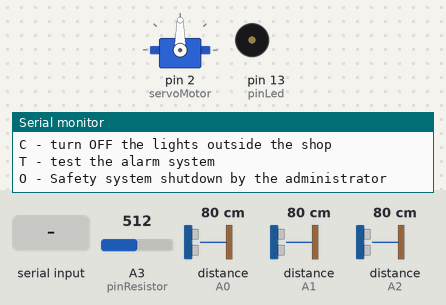
This sketch was run on a simulated Arduino Uno, built with avr-gcc and run on an emulated ATmega328P. Shown: servo, buzzer (waves = sounding), the last lines printed to the serial monitor. The test bench sets the inputs (shaded band); at power-on: A3 (pinResistor) = 512, distance to the obstacle (sensors on A0, A1, A2) 80 cm. The echo pulse lasts 58.3 µs per cm.

Above: at 1.3 s.
1.4 s: "T\n" received over Serial
At 3.6 s:
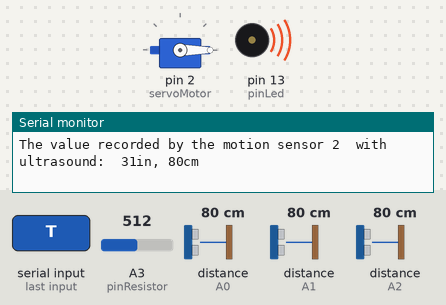
4.1 s: "O\n" received over Serial
At 6.1 s:
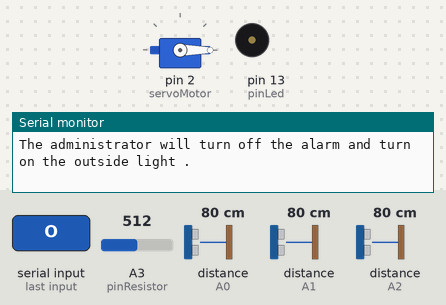
Timing chart, 0 to 7.6 s (numbered marks = the images above; inputs shaded):
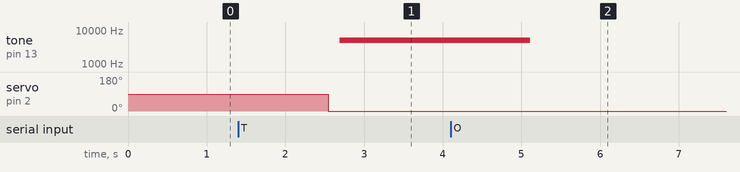

The sketch:

arduino_Project_code.ino
```cpp
#include <Servo.h>
Servo servoMotor;
int n=3;
int pingPin[] = {A0,A1,A2};
int pinLed=13;
int pinResistor=A3;
int pinLightOutsideStore=3;
double valueNight;
int Alarm=13;

struct UltraSonic{

 long duration;
 long inches;
 long cm;

};

struct UltraSonic machine[3];

void setup() {

 //setting the input/output pins
  Serial.begin(9600);
  pinMode(pinLed, OUTPUT);
  pinMode(pinResistor, INPUT);
  pinMode(Alarm, OUTPUT);
  servoMotor.attach(2);
  afiseazaOptiuni();
}

void loop() {
 if (Serial.available()) {


    String com = Serial.readString();
    char comanda = com.charAt(0)&0xDF;   //se forteaza litere mari NOT 20H

    switch (comanda) {
     case 'A':
        afiseazaOptiuni();
        break;
 case 'C' :       //turning OFF the lights outside the store
        {
         digitalWrite(pinLightOutsideStore, LOW);

         Serial.println("light turned off");
        }
        break;
       case 'B' :       //turning ON the lights outside the store
        {
         digitalWrite(pinLightOutsideStore, HIGH);

         Serial.println("light turned on");
        }
        break;
case 'T' :    //testing ALARM
        {

          Serial.print( "An administrator is needed to stop the alarm\n");
          Serial.print("The motors that activate the protection for doors and windows have been started\n");
  Serial.println();
  for(int i=0;i<n;i++){

  pinMode(pingPin[i], OUTPUT);
  digitalWrite(pingPin[i], LOW);
  delayMicroseconds(2);
  digitalWrite(pingPin[i], HIGH);
  delayMicroseconds(5);
  digitalWrite(pingPin[i], LOW);


  pinMode(pingPin[i], INPUT);
  machine[i].duration = pulseIn(pingPin[i], HIGH);

  machine[i].inches = microsecondsToInches(machine[i].duration);
  machine[i].cm = microsecondsToCentimeters(machine[i].duration);

     Serial.print("The value recorded by the motion sensor ");
       Serial.print(i);
        Serial.print("  with ultrasound");

  Serial.print(":  ");
  Serial.print(machine[i].inches);
  Serial.print("in, ");
  Serial.print(machine[i].cm);
  Serial.print("cm");
  Serial.println();


  valueNight=analogRead(pinResistor) * (5.0 / 1023.0);
     servoMotor.write(0);
  if(machine[i].cm<300 && machine[i].cm>200 && valueNight>3.4)
  { digitalWrite(pinLed,HIGH);
    servoMotor.write(40);
    delayMicroseconds(500);
    digitalWrite(pinLed,LOW);
    delay(100);
    tone(Alarm,200,100);
  }
    else
      digitalWrite(pinLed,LOW);
    if(machine[i].cm<=200 && machine[i].cm>=3 && valueNight>3.4)
    {digitalWrite(pinLed,HIGH);
    tone(Alarm,500,300);servoMotor.write(40);}
    else
      digitalWrite(pinLed,LOW);


  }
          //the alarm will be ON until the administrator arrives
        tone(Alarm,5000,5000);
        }
break;
 case 'O' :       //activate light by the administrator
        {
         digitalWrite(pinLightOutsideStore, HIGH);
          digitalWrite(pinLed, LOW);
           digitalWrite(Alarm, LOW);
           servoMotor.write(0);
         Serial.println("The administrator will turn off the alarm and turn on the outside light .");
          noTone(Alarm);
        }
      break;
    }}}
long microsecondsToInches(long microseconds) {

  return microseconds / 74 / 2;
}

long microsecondsToCentimeters(long microseconds) {

  return microseconds / 29 / 2;
}
void afiseazaOptiuni() {
  Serial.write("Commands:\n");
  Serial.write("A - display available commands: \n");
  Serial.write("B - turn ON the lights outside the shop \n");
  Serial.write("C - turn OFF the lights outside the shop  \n");
  Serial.write("T - test the alarm system \n"); //one motor will move all the security doors, another will activate the window grille and the photoresistor will activate the alarm and light
  Serial.write("O - Safety system shutdown by the administrator\n");
  Serial.write("\n");

}
```

Measured:
- after the input at 1.4 s, tone on pin 13 (pinLed): silent → 5000 Hz after 1.3 s; servo on pin 2 (servoMotor): 90° → 0° after 1.1 s
- after the input at 4.1 s, tone on pin 13 (pinLed): 5000 Hz → silent after 1.0 s instead of 3.6 s
